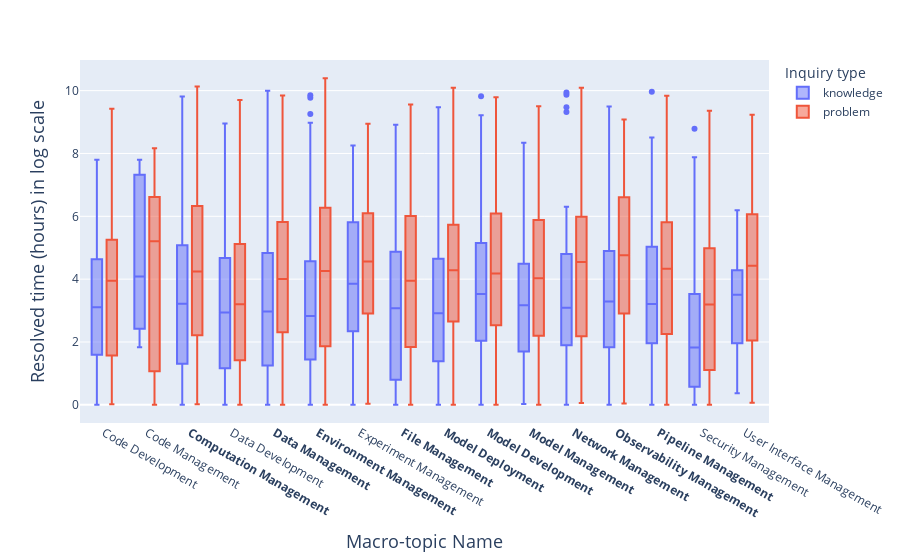

Here is the notebook cell this chart was saved with:
### Code cell
df = pd.read_json(os.path.join(path_rq12, 'macro-topics.json'))
df = df.sort_values('Challenge_topic_macro')

df['Challenge_resolved_time'] = df['Challenge_resolved_time'].apply(lambda x: np.log(x+1))
df['Challenge_topic_macro'] = df['Challenge_topic_macro'].apply(lambda x: macro_topic_indexing[x])

fig = px.box(df, x="Challenge_topic_macro", y="Challenge_resolved_time", color="Challenge_type")
fig.update_layout(
    xaxis_title="Macro-topic Name",
    yaxis_title="Resolved time (hours) in log scale",   
    legend_title='Inquiry type',
    xaxis=dict(title_font=dict(size=18)), 
    yaxis=dict(title_font=dict(size=18)),
)
bolded_macro_topics = []
for macro_topic in macro_topic_indexing.values():
    if macro_topic in significant_macro_topics:
        macro_topic = '<b>' + macro_topic + '</b>'
    bolded_macro_topics.append(macro_topic)
# Update x-axis to set the tick label for "B" to bold
fig.update_xaxes(tickvals=list(macro_topic_indexing.values()), ticktext=bolded_macro_topics)
fig.show()
fig.write_image(os.path.join(path_rq12, 'Macro-topic resolution time boxplot.pdf'))

### Figure 1 — Plotly figure (JSON) as saved in the notebook; plotly's stock layout.template omitted (floating-point values rounded to 4 significant figures; data arrays with more than 128 entries replaced by an {"elided": "..."} marker saying what was removed)
{"data": [{"alignmentgroup": "True", "hovertemplate": "Challenge_type=knowledge<br>Challenge_topic_macro=%{x}<br>Challenge_resolved_time=%{y}<extra></extra>", "legendgroup": "knowledge", "marker": {"color": "#636efa"}, "name": "knowledge", "notched": false, "offsetgroup": "knowledge", "orientation": "v", "showlegend": true, "type": "box", "x": {"elided": "5590 str values"}, "x0": " ", "xaxis": "x", "y": {"elided": "5590 float values"}, "y0": " ", "yaxis": "y"}, {"alignmentgroup": "True", "hovertemplate": "Challenge_type=problem<br>Challenge_topic_macro=%{x}<br>Challenge_resolved_time=%{y}<extra></extra>", "legendgroup": "problem", "marker": {"color": "#EF553B"}, "name": "problem", "notched": false, "offsetgroup": "problem", "orientation": "v", "showlegend": true, "type": "box", "x": {"elided": "8146 str values"}, "x0": " ", "xaxis": "x", "y": {"elided": "8146 float values"}, "y0": " ", "yaxis": "y"}], "layout": {"boxmode": "group", "legend": {"title": {"text": "Inquiry type"}, "tracegroupgap": 0}, "margin": {"t": 60}, "xaxis": {"anchor": "y", "domain": [0, 1], "ticktext": ["Code Development", "Code Management", "<b>Computation Management</b>", "Data Development", "<b>Data Management</b>", "<b>Environment Management</b>", "Experiment Management", "<b>File Management</b>", "<b>Model Deployment</b>", "<b>Model Development</b>", "<b>Model Management</b>", "<b>Network Management</b>", "<b>Observability Management</b>", "<b>Pipeline Management</b>", "Security Management", "User Interface Management"], "tickvals": ["Code Development", "Code Management", "Computation Management", "Data Development", "Data Management", "Environment Management", "Experiment Management", "File Management", "Model Deployment", "Model Development", "Model Management", "Network Management", "Observability Management", "Pipeline Management", "Security Management", "User Interface Management"], "title": {"font": {"size": 18}, "text": "Macro-topic Name"}}, "yaxis": {"anchor": "x", "domain": [0, 1], "title": {"font": {"size": 18}, "text": "Resolved time (hours) in log scale"}}}}
